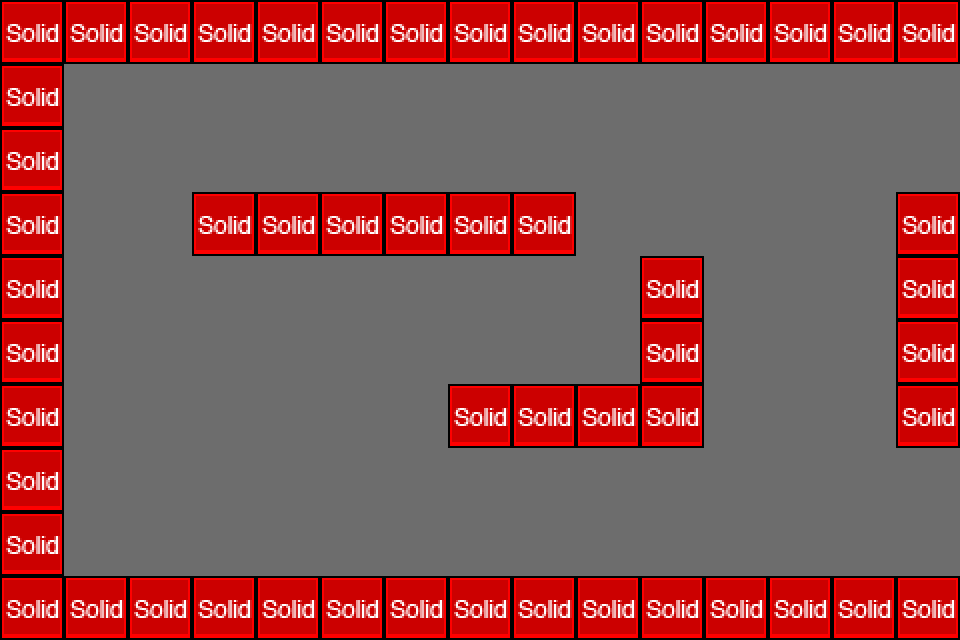

Tiled map render using the project's own tile images. Description and the map definition, with tile-layer contents summarised, below:
An orthogonal 15x10 tile map with 64x64 px tiles, 2 tile layers (foreground, collision), 2 tilesets and 22 objects (5x Coin, 5x Bomb, 5x Lock, 2x Down, Rock, ...).

<map version="1.0" orientation="orthogonal" width="15" height="10" tilewidth="64" tileheight="64" backgroundcolor="#6d6d6d">
 <properties>
  <property name="gravity" value="up" />
 </properties>
 <tileset firstgid="1" name="sand" tilewidth="64" tileheight="64">
  <image source="../img/map/sand-tiles-64x64.png" width="256" height="320" />
 </tileset>
 <tileset firstgid="21" name="metatiles" tilewidth="64" tileheight="64">
  <image source="../img/map/metatiles-64x64.png" width="320" height="64" />
  <tile id="0">
   <properties>
    <property name="type" value="solid" />
   </properties>
  </tile>
  <tile id="1">
   <properties>
    <property name="type" value="plataform" />
   </properties>
  </tile>
  <tile id="2">
   <properties>
    <property name="type" value="lslope" />
   </properties>
  </tile>
  <tile id="3">
   <properties>
    <property name="type" value="rslope" />
   </properties>
  </tile>
  <tile id="4">
   <properties>
    <property name="type" value="ladder" />
   </properties>
  </tile>
 </tileset>
 <imagelayer name="background" width="15" height="10">
  <image source="background01" />
 </imagelayer>
 <imagelayer name="foreground" width="15" height="10">
  <image source="foreground01" />
 </imagelayer>
 <layer name="foreground" width="15" height="10">
  <data>[150 cells, 52 non-empty, 17 distinct tile ids]</data>
 </layer>
 <layer name="collision" width="15" height="10">
  <data>[150 cells, 54 non-empty, 1 distinct tile ids]</data>
 </layer>
 <objectgroup name="objects" width="15" height="10">
  <object name="Rock" x="896" y="64" width="58" height="101">
   <properties>
    <property name="image" value="player-96x102" />
    <property name="spriteheight" value="102" />
    <property name="spritewidth" value="96" />
   </properties>
  </object>
  <object name="Coin" x="64" y="256" width="64" height="64" />
  <object name="Coin" x="64" y="512" width="64" height="64" />
  <object name="Up" x="256" y="256" width="64" height="64" />
  <object name="Coin" x="64" y="192" width="64" height="64" />
  <object name="Coin" x="64" y="448" width="64" height="64" />
  <object name="Bomb" x="832" y="192" width="64" height="64" />
  <object name="Coin" x="64" y="320" width="64" height="64" />
  <object name="Key" x="704" y="256" width="64" height="64" />
  <object name="Down" x="832" y="256" width="64" height="64" />
  <object name="Down" x="256" y="64" width="64" height="64" />
  <object name="Lock" x="768" y="384" width="64" height="64" />
  <object name="Lock" x="832" y="384" width="64" height="64" />
  <object name="Detonator" x="448" y="256" width="64" height="64" />
  <object name="Bomb" x="768" y="192" width="64" height="64" />
  <object name="Lock" x="704" y="384" width="64" height="64" />
  <object name="Lock" x="704" y="448" width="64" height="64" />
  <object name="Lock" x="704" y="512" width="64" height="64" />
  <object name="Bomb" x="704" y="192" width="64" height="64" />
  <object name="Bomb" x="128" y="384" width="64" height="64" />
  <object name="Bomb" x="64" y="384" width="64" height="64" />
  <object name="Arrow" x="944" y="448" width="13" height="128">
   <properties>
    <property name="to" value="stage-01.01" />
   </properties>
  </object>
 </objectgroup>
</map>
